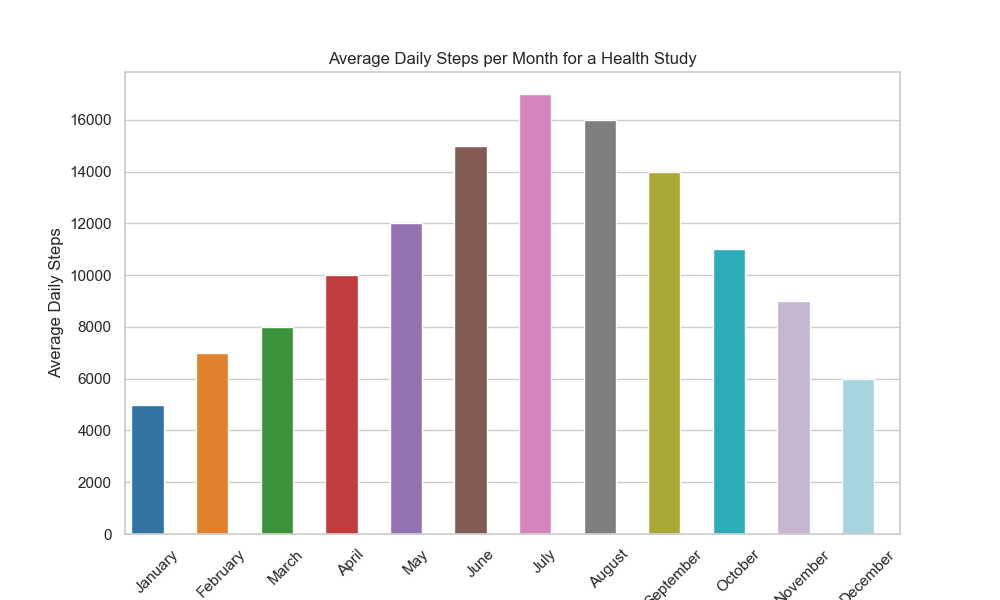

Write Python code to recreate this figure.

import seaborn as sns
import pandas as pd
import matplotlib.pyplot as plt

# Prepare the data
data = {
    "Month": ["January", "February", "March", "April", "May", "June", 
              "July", "August", "September", "October", "November", "December"],
    "Steps": [5000, 7000, 8000, 10000, 12000, 15000, 17000, 16000, 14000, 11000, 9000, 6000]
}

# Convert the dictionary to a pandas DataFrame
df = pd.DataFrame(data)

# Create a vertical bar chart
plt.figure(figsize=(10, 6))  # Change the size of the chart
sns.set_theme(style="whitegrid")
ax = sns.barplot(
    x="Month",
    y="Steps",
    data=df,
    palette=["#1f77b4", "#ff7f0e", "#2ca02c", "#d62728", "#9467bd", "#8c564b",
             "#e377c2", "#7f7f7f", "#bcbd22", "#17becf", "#c5b0d5", "#9edae5"],
    orient="v")  # Vertical bar chart

# Set the width of the bars for better clarity
for bar in ax.patches:
    bar.set_width(0.5)  # Change the width of the bars

# Customizing chart
ax.set_ylabel("Average Daily Steps")  # Modify y-axis label
ax.set_title("Average Daily Steps per Month for a Health Study")  # Change headline
plt.xticks(rotation=45)  # Rotate month labels for better readability

plt.show()
